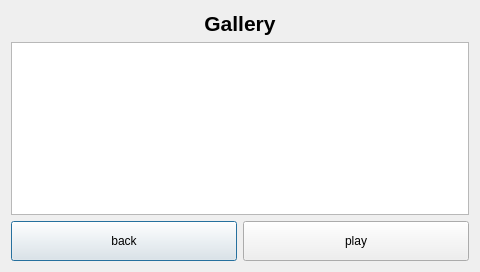
<?xml version="1.0" encoding="UTF-8"?>
<ui version="4.0">
 <class>gallery_dialog</class>
 <widget class="QDialog" name="gallery_dialog">
  <property name="geometry">
   <rect>
    <x>0</x>
    <y>0</y>
    <width>480</width>
    <height>272</height>
   </rect>
  </property>
  <property name="windowTitle">
   <string>Dialog</string>
  </property>
  <layout class="QHBoxLayout" name="horizontalLayout_2">
   <item>
    <layout class="QVBoxLayout" name="verticalLayout">
     <item>
      <widget class="QLabel" name="label">
       <property name="font">
        <font>
         <pointsize>16</pointsize>
         <weight>75</weight>
         <bold>true</bold>
        </font>
       </property>
       <property name="text">
        <string>Gallery</string>
       </property>
       <property name="alignment">
        <set>Qt::AlignCenter</set>
       </property>
      </widget>
     </item>
     <item>
      <widget class="QListView" name="listView"/>
     </item>
     <item>
      <layout class="QHBoxLayout" name="horizontalLayout">
       <item>
        <widget class="QPushButton" name="back_btn">
         <property name="sizePolicy">
          <sizepolicy hsizetype="Preferred" vsizetype="Preferred">
           <horstretch>0</horstretch>
           <verstretch>0</verstretch>
          </sizepolicy>
         </property>
         <property name="minimumSize">
          <size>
           <width>0</width>
           <height>40</height>
          </size>
         </property>
         <property name="text">
          <string>back</string>
         </property>
        </widget>
       </item>
       <item>
        <widget class="QPushButton" name="play_btn">
         <property name="minimumSize">
          <size>
           <width>0</width>
           <height>40</height>
          </size>
         </property>
         <property name="text">
          <string>play</string>
         </property>
        </widget>
       </item>
      </layout>
     </item>
    </layout>
   </item>
  </layout>
 </widget>
 <resources/>
 <connections/>
</ui>
